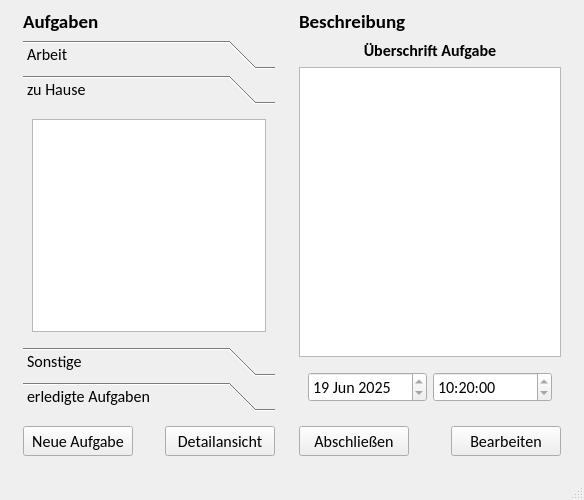
<?xml version="1.0" encoding="UTF-8"?>
<ui version="4.0">
 <class>frm_main_window</class>
 <widget class="QMainWindow" name="frm_main_window">
  <property name="geometry">
   <rect>
    <x>0</x>
    <y>0</y>
    <width>584</width>
    <height>500</height>
   </rect>
  </property>
  <property name="font">
   <font>
    <family>Calibri</family>
    <pointsize>12</pointsize>
   </font>
  </property>
  <property name="windowTitle">
   <string>Task Manager Beta</string>
  </property>
  <widget class="QWidget" name="centralwidget">
   <property name="sizePolicy">
    <sizepolicy hsizetype="Preferred" vsizetype="Preferred">
     <horstretch>0</horstretch>
     <verstretch>0</verstretch>
    </sizepolicy>
   </property>
   <property name="minimumSize">
    <size>
     <width>200</width>
     <height>300</height>
    </size>
   </property>
   <layout class="QHBoxLayout" name="horizontalLayout_3">
    <item>
     <spacer name="horizontalSpacer">
      <property name="orientation">
       <enum>Qt::Orientation::Horizontal</enum>
      </property>
      <property name="sizeType">
       <enum>QSizePolicy::Policy::Fixed</enum>
      </property>
      <property name="sizeHint" stdset="0">
       <size>
        <width>5</width>
        <height>20</height>
       </size>
      </property>
     </spacer>
    </item>
    <item>
     <widget class="QWidget" name="wg_main_tasks" native="true">
      <property name="sizePolicy">
       <sizepolicy hsizetype="Minimum" vsizetype="Preferred">
        <horstretch>0</horstretch>
        <verstretch>0</verstretch>
       </sizepolicy>
      </property>
      <property name="minimumSize">
       <size>
        <width>270</width>
        <height>0</height>
       </size>
      </property>
      <property name="maximumSize">
       <size>
        <width>550</width>
        <height>16777215</height>
       </size>
      </property>
      <layout class="QVBoxLayout" name="verticalLayout_5">
       <property name="topMargin">
        <number>0</number>
       </property>
       <property name="bottomMargin">
        <number>0</number>
       </property>
       <item>
        <widget class="QLabel" name="lb_tasks">
         <property name="font">
          <font>
           <family>Calibri</family>
           <pointsize>14</pointsize>
           <bold>true</bold>
          </font>
         </property>
         <property name="text">
          <string>Aufgaben</string>
         </property>
         <property name="alignment">
          <set>Qt::AlignmentFlag::AlignLeading|Qt::AlignmentFlag::AlignLeft|Qt::AlignmentFlag::AlignVCenter</set>
         </property>
        </widget>
       </item>
       <item>
        <widget class="QToolBox" name="tb_tasks">
         <property name="currentIndex">
          <number>1</number>
         </property>
         <widget class="QWidget" name="work">
          <property name="geometry">
           <rect>
            <x>0</x>
            <y>0</y>
            <width>98</width>
            <height>76</height>
           </rect>
          </property>
          <attribute name="label">
           <string>Arbeit</string>
          </attribute>
          <layout class="QVBoxLayout" name="verticalLayout">
           <item>
            <widget class="QListWidget" name="lw_work">
             <property name="layoutDirection">
              <enum>Qt::LayoutDirection::LeftToRight</enum>
             </property>
            </widget>
           </item>
          </layout>
         </widget>
         <widget class="QWidget" name="home">
          <property name="geometry">
           <rect>
            <x>0</x>
            <y>0</y>
            <width>252</width>
            <height>238</height>
           </rect>
          </property>
          <attribute name="label">
           <string>zu Hause</string>
          </attribute>
          <layout class="QVBoxLayout" name="verticalLayout_2">
           <item>
            <widget class="QListWidget" name="lw_home"/>
           </item>
          </layout>
         </widget>
         <widget class="QWidget" name="other">
          <property name="geometry">
           <rect>
            <x>0</x>
            <y>0</y>
            <width>98</width>
            <height>76</height>
           </rect>
          </property>
          <attribute name="label">
           <string>Sonstige</string>
          </attribute>
          <layout class="QVBoxLayout" name="verticalLayout_6">
           <item>
            <widget class="QListWidget" name="lw_other"/>
           </item>
          </layout>
         </widget>
         <widget class="QWidget" name="finished_tasks">
          <property name="geometry">
           <rect>
            <x>0</x>
            <y>0</y>
            <width>98</width>
            <height>76</height>
           </rect>
          </property>
          <attribute name="label">
           <string>erledigte Aufgaben</string>
          </attribute>
          <layout class="QVBoxLayout" name="verticalLayout_3">
           <item>
            <widget class="QListWidget" name="lw_finished"/>
           </item>
          </layout>
         </widget>
        </widget>
       </item>
       <item>
        <widget class="QWidget" name="wg_tasks_buttons" native="true">
         <layout class="QHBoxLayout" name="horizontalLayout">
          <property name="leftMargin">
           <number>0</number>
          </property>
          <property name="rightMargin">
           <number>0</number>
          </property>
          <item>
           <widget class="QPushButton" name="pb_new_task">
            <property name="minimumSize">
             <size>
              <width>110</width>
              <height>30</height>
             </size>
            </property>
            <property name="maximumSize">
             <size>
              <width>140</width>
              <height>40</height>
             </size>
            </property>
            <property name="text">
             <string>Neue Aufgabe</string>
            </property>
           </widget>
          </item>
          <item>
           <spacer name="horizontalSpacer_2">
            <property name="orientation">
             <enum>Qt::Orientation::Horizontal</enum>
            </property>
            <property name="sizeHint" stdset="0">
             <size>
              <width>40</width>
              <height>20</height>
             </size>
            </property>
           </spacer>
          </item>
          <item>
           <widget class="QPushButton" name="pb_show_description">
            <property name="minimumSize">
             <size>
              <width>110</width>
              <height>30</height>
             </size>
            </property>
            <property name="maximumSize">
             <size>
              <width>140</width>
              <height>40</height>
             </size>
            </property>
            <property name="text">
             <string>Detailansicht</string>
            </property>
            <property name="checkable">
             <bool>true</bool>
            </property>
            <property name="autoDefault">
             <bool>false</bool>
            </property>
           </widget>
          </item>
         </layout>
        </widget>
       </item>
      </layout>
     </widget>
    </item>
    <item>
     <widget class="QWidget" name="wg_main_description" native="true">
      <property name="sizePolicy">
       <sizepolicy hsizetype="Minimum" vsizetype="Preferred">
        <horstretch>0</horstretch>
        <verstretch>0</verstretch>
       </sizepolicy>
      </property>
      <property name="minimumSize">
       <size>
        <width>0</width>
        <height>0</height>
       </size>
      </property>
      <property name="maximumSize">
       <size>
        <width>550</width>
        <height>16777215</height>
       </size>
      </property>
      <layout class="QVBoxLayout" name="verticalLayout_4">
       <property name="topMargin">
        <number>0</number>
       </property>
       <property name="bottomMargin">
        <number>0</number>
       </property>
       <item>
        <widget class="QLabel" name="lb_description">
         <property name="font">
          <font>
           <family>Calibri</family>
           <pointsize>14</pointsize>
           <bold>true</bold>
          </font>
         </property>
         <property name="text">
          <string>Beschreibung</string>
         </property>
         <property name="alignment">
          <set>Qt::AlignmentFlag::AlignLeading|Qt::AlignmentFlag::AlignLeft|Qt::AlignmentFlag::AlignVCenter</set>
         </property>
        </widget>
       </item>
       <item>
        <widget class="QLabel" name="lb_task_title">
         <property name="font">
          <font>
           <family>Calibri</family>
           <pointsize>12</pointsize>
           <bold>true</bold>
          </font>
         </property>
         <property name="text">
          <string>Überschrift Aufgabe</string>
         </property>
         <property name="alignment">
          <set>Qt::AlignmentFlag::AlignCenter</set>
         </property>
        </widget>
       </item>
       <item>
        <widget class="QTextEdit" name="te_description">
         <property name="readOnly">
          <bool>true</bool>
         </property>
        </widget>
       </item>
       <item>
        <widget class="QWidget" name="wg_description_time" native="true">
         <property name="font">
          <font>
           <family>Calibri</family>
           <pointsize>12</pointsize>
          </font>
         </property>
         <layout class="QHBoxLayout" name="horizontalLayout_4">
          <item>
           <widget class="QDateEdit" name="ded_description">
            <property name="readOnly">
             <bool>true</bool>
            </property>
            <property name="calendarPopup">
             <bool>false</bool>
            </property>
            <property name="date">
             <date>
              <year>2025</year>
              <month>6</month>
              <day>19</day>
             </date>
            </property>
           </widget>
          </item>
          <item>
           <widget class="QTimeEdit" name="ted_description">
            <property name="readOnly">
             <bool>true</bool>
            </property>
            <property name="time">
             <time>
              <hour>10</hour>
              <minute>20</minute>
              <second>0</second>
             </time>
            </property>
           </widget>
          </item>
         </layout>
        </widget>
       </item>
       <item>
        <widget class="QWidget" name="wg_description_buttons" native="true">
         <layout class="QHBoxLayout" name="horizontalLayout_2">
          <property name="leftMargin">
           <number>0</number>
          </property>
          <property name="rightMargin">
           <number>0</number>
          </property>
          <item>
           <widget class="QPushButton" name="pb_finish_task">
            <property name="minimumSize">
             <size>
              <width>110</width>
              <height>30</height>
             </size>
            </property>
            <property name="maximumSize">
             <size>
              <width>140</width>
              <height>40</height>
             </size>
            </property>
            <property name="text">
             <string>Abschließen</string>
            </property>
           </widget>
          </item>
          <item>
           <spacer name="horizontalSpacer_3">
            <property name="orientation">
             <enum>Qt::Orientation::Horizontal</enum>
            </property>
            <property name="sizeHint" stdset="0">
             <size>
              <width>40</width>
              <height>20</height>
             </size>
            </property>
           </spacer>
          </item>
          <item>
           <widget class="QPushButton" name="pb_edit_task">
            <property name="minimumSize">
             <size>
              <width>110</width>
              <height>30</height>
             </size>
            </property>
            <property name="maximumSize">
             <size>
              <width>140</width>
              <height>40</height>
             </size>
            </property>
            <property name="text">
             <string>Bearbeiten</string>
            </property>
           </widget>
          </item>
         </layout>
        </widget>
       </item>
      </layout>
     </widget>
    </item>
    <item>
     <spacer name="horizontalSpacer_4">
      <property name="orientation">
       <enum>Qt::Orientation::Horizontal</enum>
      </property>
      <property name="sizeType">
       <enum>QSizePolicy::Policy::Fixed</enum>
      </property>
      <property name="sizeHint" stdset="0">
       <size>
        <width>5</width>
        <height>20</height>
       </size>
      </property>
     </spacer>
    </item>
   </layout>
  </widget>
  <widget class="QStatusBar" name="statusbar"/>
 </widget>
 <resources/>
 <connections/>
</ui>
